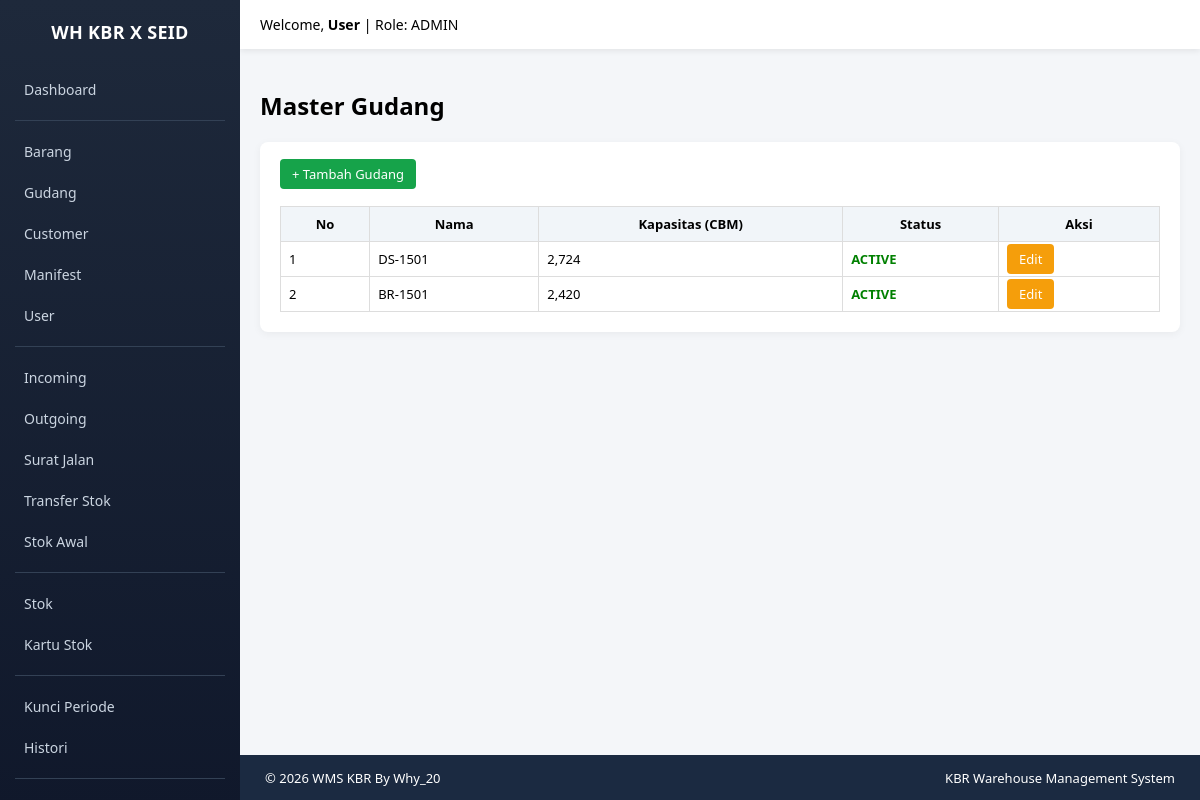
Screenshot of /index.php?module=warehouses&action=index (signed in) with the database file from the repository.
### tables this page shows
CREATE TABLE `warehouses` (
  `id` int NOT NULL,
  `name` varchar(100) NOT NULL,
  `address` text,
  `capacity_cbm` decimal(12,2) DEFAULT '0.00',
  `is_active` tinyint(1) DEFAULT '1',
  `is_deleted` tinyint(1) DEFAULT '0',
  `created_at` datetime DEFAULT CURRENT_TIMESTAMP,
  `deleted_at` datetime DEFAULT NULL
);

### modules/warehouses/index.php (the view, shortened to what this page needs)
<?php
global $conn;
require BASE_PATH."/modules/layout/sidebar.php";
$data = mysqli_query($conn,"
SELECT * FROM warehouses
WHERE is_deleted=0
ORDER BY id DESC
");
?>
<h2>Master Gudang</h2>
<div class="card">
<a class="btn btn-success"
href="index.php?module=warehouses&action=create">
+ Tambah Gudang
</a>
<br><br>
<table>
<tr>
<th>No</th>
<th>Nama</th>
<th>Kapasitas (CBM)</th>
<th>Status</th>
<th>Aksi</th>
</tr>
<?php $no=1; while($row=mysqli_fetch_assoc($data)){ ?>
<tr>
<td><?= $no++; ?></td>
<td><?= $row['name']; ?></td>
<td><?= number_format($row['capacity_cbm'],0); ?></td>
<td>
<?php if($row['is_active']){ ?>
<span style="color:green;font-weight:bold;">ACTIVE</span>
<?php } else { ?>
<span style="color:red;font-weight:bold;">NON ACTIVE</span>
<?php } ?>
</td>
<td>
<a class="btn btn-warning"
href="index.php?module=warehouses&action=edit&id=<?= $row['id']; ?>">
Edit
</a>
</td>
</tr>
<?php } ?>
</table>
</div>
</div></body></html>

### modules/layout/sidebar.php (style rules this page uses)
body { margin:0; font-family:Segoe UI, Tahoma, sans-serif; background:#f4f6f9; }
.card { background:white; padding:20px; border-radius:8px; box-shadow:0 2px 8px rgba(0,0,0,0.05); margin-bottom:20px; }
.btn { padding:6px 12px; border:none; border-radius:4px; cursor:pointer; text-decoration:none; font-size:13px; }
.btn-success { background:#16a34a;color:white; }
.btn-warning { background:#f59e0b;color:white; }
table { width:100%; border-collapse:collapse; }
table th,table td { border:1px solid #ddd; padding:8px; font-size:13px; }
table th { background:#f1f5f9; }

### rows the page displays
warehouses: name "DS-1501", capacity_cbm "2,724", is_active "ACTIVE"
warehouses: name "BR-1501", capacity_cbm "2,420", is_active "ACTIVE"

### other values shown
$user "User"
$role "ADMIN"
$GLOBALS['__footer_html'] "© 2026 WMS KBR By Why_20 KBR Warehouse Management System"
